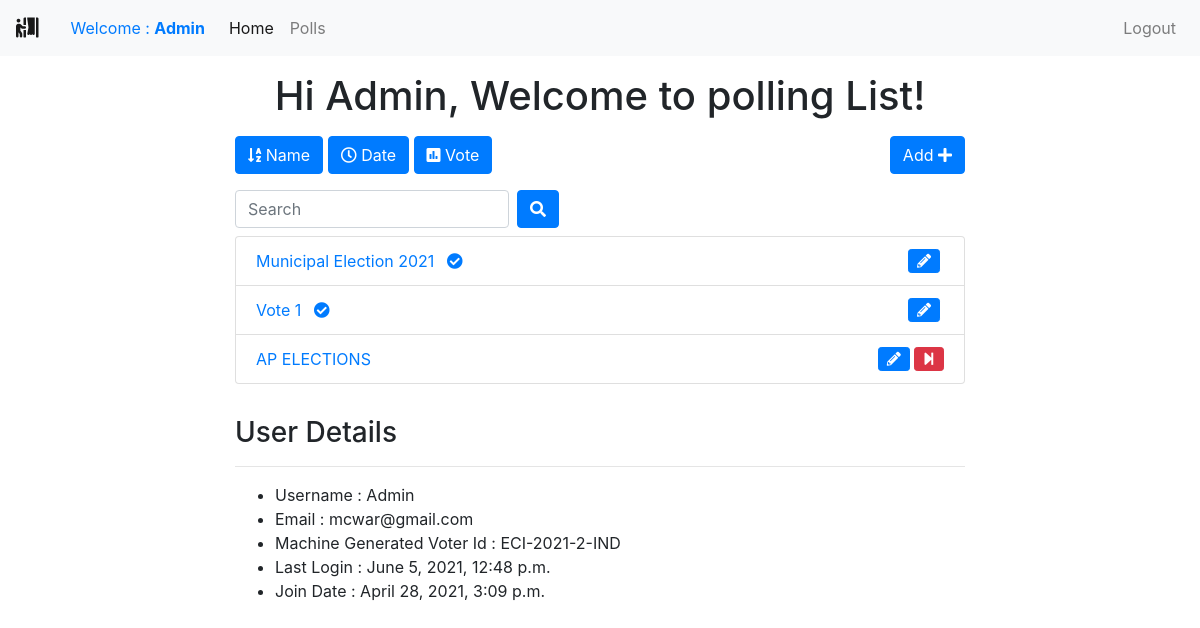
The app's page /polls/list/ (signed in) with its own data.
### polls/models.py (models this page shows, shortened)
class Poll(models.Model):
    owner = models.ForeignKey(User, on_delete=models.CASCADE)
    text = models.TextField()
    pub_date = models.DateTimeField(default=timezone.now)
    active = models.BooleanField(default=True)

### polls/views.py (the view)
# urls.py: path('list/', views.polls_list, name='list'),
@login_required()
def polls_list(request):
    all_polls = Poll.objects.all()
    search_term = ''
    if 'name' in request.GET:
        all_polls = all_polls.order_by('text')
    if 'date' in request.GET:
        all_polls = all_polls.order_by('pub_date')
    if 'vote' in request.GET:
        all_polls = all_polls.annotate(Count('vote')).order_by('vote__count')
    if 'search' in request.GET:
        search_term = request.GET['search']
        all_polls = all_polls.filter(text__icontains=search_term)
    paginator = Paginator(all_polls, 6)  # Show 6 contacts per page
    page = request.GET.get('page')
    polls = paginator.get_page(page)
    get_dict_copy = request.GET.copy()
    params = get_dict_copy.pop('page', True) and get_dict_copy.urlencode()
    print(params)
    context = {
        'polls': polls,
        'params': params,
        'search_term': search_term,
    }
    return render(request, 'polls/polls_list.html', context)

### polls/templates/polls/polls_list.html (shortened to what this page needs)
{% extends 'base.html' %}
{% block content %}
<div class="container">
    <div class="row">
        <div class="col-md-8 offset-sm-2">
            <h1 class="text-center mt-3 mb-3">Hi {{user.username}}, Welcome to polling List!</h1>
            <a class="btn btn-{% if 'name' in request.GET %}warning{% else %}primary{% endif %} mb-3" href="?name=True"
                role="button"><i class="fas fa-sort-alpha-down"></i>
                Name</a>
            <a class="btn btn-{% if 'date' in request.GET %}warning{% else %}primary{% endif %} mb-3" href="?date=True"
                role="button"><i class="far fa-clock"></i> Date</a>
            <a class="btn btn-{% if 'vote' in request.GET %}warning{% else %}primary{% endif %} mb-3" href="?vote=True"
                role="button"><i class="fas fa-poll"></i> Vote</a>
            <a class="btn btn-primary mb-3 float-right" href="{% url 'polls:add' %}" role="button">Add <i class="fas fa-plus"></i></a>
            <form class="form-inline">
                <div class="form-group mr-sm-2 mb-2">
                    <input type="search" class="form-control" name="search" placeholder="Search" value={{ search_term }}>
                </div>
                <button type="submit" class="btn btn-primary mb-2"><i class="fas fa-search"></i></button>
            </form>
            <ul class="list-group">
                {% for poll in polls %}
                <li class="list-group-item"><a href="{% url 'polls:detail' poll.id %}">{{ poll.text|truncatewords:5 }}
                        {% if not poll.active%}
                        <i class="fas fa-check-circle ml-2"></i>
                        {% endif %}
                    </a>
                    {% if request.user == poll.owner %}
                    {% if poll.active %}
                    <a href="{% url 'polls:end_poll' poll.id %}" data-toggle="tooltip" data-placement="top" title="End Poll"
                        onclick="return confirm('Are you sure ?')"><i class="fas fa-step-forward float-right btn btn-danger btn-sm"></i></a>
                    {% endif %}
                    <a href="{% url 'polls:edit' poll.id %}" class="mr-3" data-toggle="tooltip" data-placement="top"
                        title="Edit Poll"><i class="fas fa-pencil-alt float-right btn btn-primary btn-sm mr-1"></i></a>
                    {% endif %}
                </li>
                {% endfor %}
            </ul>
            <h3>User Details</h3>
            <hr>
            <ul>
                <li>Username : {{user.username}}</li>
                <li>Email : {{user.email}}</li>
                <li>Machine Generated Voter Id : ECI-2021-{{user.id}}-IND</li>
                <li>Last Login : {{user.last_login}}</li>
                <li>Join Date : {{user.date_joined}}</li>
            </ul>
        </div>
    </div>
</div>
{% endblock content %}

### templates/includes/navbar.html (shortened to what this page needs)
<nav class="navbar navbar-expand-sm navbar-light bg-light">
    <a class="navbar-brand" href=""><i class="fas fa-person-booth"></i><a class="nav-link" href="#">Welcome : <b>{{user.username}}</b></a></a>
    <div class="collapse navbar-collapse" id="collapsibleNavId">
        <ul class="navbar-nav mr-auto mt-2 mt-lg-0">
            <li class="nav-item active">
                <a class="nav-link" href="{% url 'home' %}">Home <span class="sr-only">(current)</span></a>
            </li>
            <li class="nav-item">
                <a class="nav-link" href="{% url 'polls:list' %}">Polls</a>
            </li>
        </ul>
        <div class="navbar-nav ml-auto">
            {% if request.user.is_authenticated %}
            <a class="nav-link" href="{% url 'accounts:logout' %}">Logout</a>
            {% else %}
            <a class="nav-link" href="{% url 'accounts:login' %}">Login</a>
            <a class="nav-link" href="{% url 'accounts:register' %}">Register</a>
            {% endif %}
        </div>
    </div>
</nav>

### records on screen
Poll: text "Municipal Election 2021", active False (drawn)
Poll: text "Vote 1", active False (drawn)
Poll: text "AP ELECTIONS", active True (drawn)

### other values on screen
{{ user.username }} "Admin"
{{ user.email }} "mcwar@gmail.com"
{{ user.id }} "2"
{{ user.last_login }} "June 5, 2021, 12:48 p.m."
{{ user.date_joined }} "April 28, 2021, 3:09 p.m."
